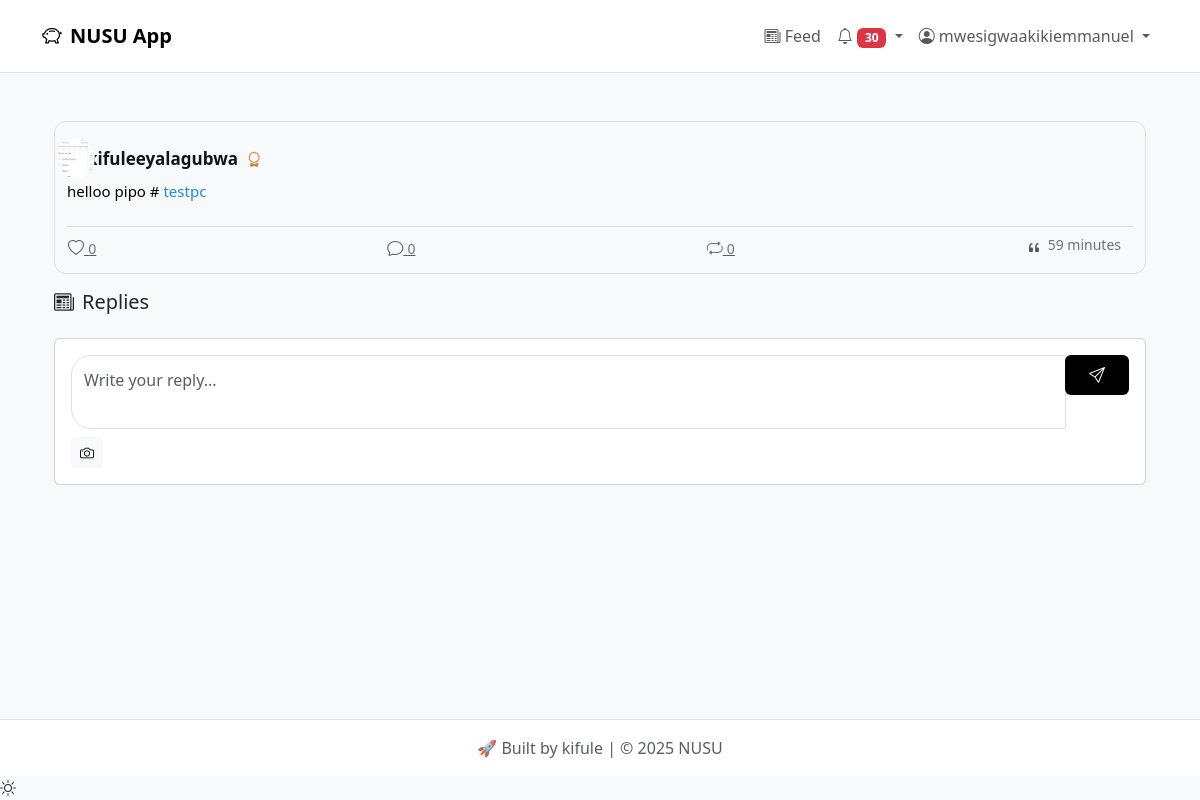
Page /community/tweet/236/ (signed in) on the committed database.
### users/models.py (models this page shows, shortened)
class CustomUser(AbstractUser):
    is_agent = models.BooleanField(default=False)
    is_verified = models.BooleanField(default=False)

class UserProfile(models.Model):
    user = models.OneToOneField(CustomUser, on_delete=models.CASCADE)
    token_balance = models.DecimalField(max_digits=12, decimal_places=2, default=0)
    profile_picture = models.ImageField(
        upload_to='profile_pics/',
        default='profile_pics/default.png'  # Default profile picture
    )
    bio = models.TextField(blank=True)
    website = models.URLField(blank=True)
    location = models.CharField(max_length=100, blank=True)
    followers = models.ManyToManyField('self', symmetrical=False, blank=True, related_name='following')
    verified = models.BooleanField(default=False)
    ugx_balance = models.DecimalField(max_digits=12, decimal_places=2, default=0)
    BADGE_CHOICES = [
        ('none', 'No Badge'),  # Add 'none' as the default option
        ('bronze', 'Bronze Member'),
        ('silver', 'Silver Member'),
        ('gold', 'Gold Member'),
        ('platinum', 'Platinum Admin')
    ]
    badge = models.CharField(max_length=20, choices=BADGE_CHOICES, default='none')
    days_active = models.PositiveIntegerField(default=0)
    days_deposited = models.PositiveIntegerField(default=0)
    def get_badge_icon(self):
        badge_icons = {
            'none': 'bi-award',  # Default icon for no badge
            'bronze': 'bi-award',
            'silver': 'bi-award-fill',
            'gold': 'bi-trophy',
            'platinum': 'bi-patch-check-fill'
        }
        return badge_icons.get(self.badge, 'bi-award')

### community/models.py (models this page shows, shortened)
class Tweet(models.Model):
    user = models.ForeignKey(CustomUser, on_delete=models.CASCADE)
    content = models.TextField(max_length=280)
    image = models.ImageField(upload_to='tweets/images/', blank=True, null=True)
    video = models.FileField(upload_to='tweets/videos/', blank=True, null=True)
    parent = models.ForeignKey('self', null=True, blank=True, on_delete=models.CASCADE, related_name='replies')
    retweet = models.ForeignKey('self', null=True, blank=True, on_delete=models.CASCADE, related_name='retweets')
    quote = models.ForeignKey('self', null=True, blank=True, on_delete=models.CASCADE, related_name='quotes')
    likes = models.ManyToManyField(CustomUser, related_name='liked_tweets', blank=True)
    created_at = models.DateTimeField(auto_now_add=True)
    parent_tweet = models.ForeignKey('self', null=True, on_delete=models.CASCADE, related_name='thread')
    is_thread = models.BooleanField(default=False)
    thread_position = models.PositiveIntegerField(default=0)
    class Meta:
        ordering = ['-created_at']
    def is_retweet(self):
        return self.retweet is not None
    def retweet_count(self):
        return self.retweets.count()
    def get_replies(self):
        return self.replies.all()
    def get_media(self):
        return self.media.all()  # Gets all associated media

### community/views.py (the view)
# urls.py: path('tweet/<int:tweet_id>/', views.tweet_detail, name='tweet_detail'),
@login_required
def tweet_detail(request, tweet_id):
    tweet = get_object_or_404(Tweet, id=tweet_id)
    if request.method == 'POST':
        form = TweetForm(request.POST, request.FILES)
        if form.is_valid():
            reply = form.save(commit=False)
            reply.user = request.user
            reply.parent = tweet
            reply.save()
            return redirect('community:tweet_detail', tweet_id=tweet_id)
    else:
        form = TweetForm()
    replies = tweet.get_replies().order_by('-created_at')
    return render(request, 'community/tweet_detail.html', {
        'tweet': tweet,
        'replies': replies,
        'form': form
    })

### templates/community/tweet_detail.html (shortened to what this page needs)
{% extends 'base.html' %}
{% block content %}
<div class="container">
            {% include 'community/tweet_card.html' with tweet=tweet %}
        <h5 class="mb-3"><i class="bi bi-newspaper me-2"></i>Replies</h5>
    <div class="card mt-4">
        <div class="card-body">
            <form method="post" enctype="multipart/form-data">
                <div class="input-group">
                    <textarea name="content" class="form-control"
                             placeholder="Write your reply..." required></textarea>
                    <div class="input-group-append">
                        <button class="btn btn-dark" type="submit">
                            <i class="bi bi-send"></i>
                        </button>
                    </div>
                </div>
                <div class="mt-2">
                    <label for="media-input" class="btn btn-light btn-sm">
                        <i class="bi bi-camera"></i>
                    </label>
                </div>
            </form>
        </div>
    </div>
</div>
{% endblock %}

### templates/base.html (shortened to what this page needs)
<!DOCTYPE html>
{% load static %}
<html lang="en">
<head>
    <link href="https://cdn.jsdelivr.net/npm/bootstrap@5.3.0/dist/css/bootstrap.min.css" rel="stylesheet">
    <link rel="stylesheet" href="https://cdn.jsdelivr.net/npm/bootstrap-icons@1.11.0/font/bootstrap-icons.css">
    <link rel="stylesheet" href="{% static 'css/style.css' %}">
    <link rel="stylesheet" href="{% static 'css/print.css' %}" media="print">
</head>
<body class="bg-light d-flex flex-column min-vh-100" data-authenticated="{% if user.is_authenticated %}True{% else %}False{% endif %}">
    <header class="border-bottom">
        <nav class="navbar navbar-expand-lg navbar-light bg-white py-3">
            <div class="container">
                <a class="navbar-brand fw-bold" href="{% url 'home' %}">
                    <i class="bi bi-piggy-bank me-2"></i>NUSU App
                </a>
                <div class="collapse navbar-collapse" id="mainNav">
                    <div class="navbar-nav ms-auto">
                        <a class="nav-link" href="{% url 'community:feed' %}">
                            <i class="bi bi-newspaper"></i> Feed
                        </a>
                        {% if user.is_authenticated %}
                            <div class="nav-item dropdown">
                                <a class="nav-link dropdown-toggle" href="#" role="button"
                                   data-bs-toggle="dropdown" aria-expanded="false">
                                    <i class="bi bi-bell"></i>
                                    {% if unread_notifications_count > 0 %}
                                    <span class="badge bg-danger">{{ unread_notifications_count }}</span>
                                    {% endif %}
                                </a>
                            </div>
                            <div class="nav-item dropdown">
                                <a class="nav-link dropdown-toggle" href="#" role="button"
                                   data-bs-toggle="dropdown" aria-expanded="false">
                                    <i class="bi bi-person-circle"></i> {{ user.username }}
                                </a>
                            </div>
                        {% endif %}
                    </div>
                </div>
            </div>
        </nav>
    </header>
    <main class="container mt-5 flex-grow-1">
      <div id="toastContainer" class="toast-container position-fixed bottom-0 end-0 p-3"></div>
        {% block content %}{% endblock %}
    </main>
    <footer class="bg-white border-top py-3 mt-auto">
        <div class="container text-center text-muted">
            <p class="mb-0">🚀 Built by kifule | © 2025 NUSU</p>
        </div>
    </footer>
    <div class="theme-toggle">
      <i id="theme-icon" class="bi bi-sun"></i>
    </div>
</body>
</html>

### templates/community/tweet_card.html (shortened to what this page needs)
{% load static %}
{% load community_tags %}
<div class="tweet-card">
    <div class="tweet-main">
        <a href="{% url 'users:user_profile' tweet.user.username %}" class="profile-section">
            <div class="profile-pic">
                {% if tweet.user.userprofile.profile_picture %}
                <img src="{{ tweet.user.userprofile.profile_picture.url }}" alt="{{ tweet.user.username }}">
                {% else %}
                <div class="profile-pic-placeholder"></div>
                {% endif %}
            </div>
        </a>
        <div class="content-section">
            <div class="user-meta">
                <a href="{% url 'users:user_profile' tweet.user.username %}" class="username">
                    {{ tweet.user.username }}
                    {% if tweet.user.userprofile.badge != 'none' %}
                    <span class="badge-icon {{ tweet.user.userprofile.badge }}">
                        <i class="bi {{ tweet.user.userprofile.get_badge_icon }}"></i>
                    </span>
                    {% endif %}
                </a>
            </div>
            <div class="tweet-body">
                {% if tweet.retweet %}
                    <div class="retweet-content">
                        <p class="mb-0 tweet-content">
                            {% for word in tweet.retweet.content.split %}
                                {% if word|starts_with:"@" %}
                                    <a href="{% url 'users:user_profile' word|slice:'1:' %}"
                                       class="text-primary mention-link">{{ word }}</a>
                                {% elif word|starts_with:"#" %}
                                    <a href="{% url 'community:search' %}?q=%23{{ word|slice:'1:' }}"
                                       class="text-info hashtag-link">{{ word }}</a>
                                {% elif word|starts_with:"$" %}
                                    <a href="{% url 'community:search' %}?q=%24{{ word|slice:'1:' }}"
                                       class="text-success stock-link">{{ word }}</a>
                                {% else %}
                                    {{ word }}
                                {% endif %}
                            {% endfor %}
                        </p>
                        <div class="media-grid">
                            {% for media in tweet.retweet.get_media %}
                                {% if media.is_image %}
                                <img src="{{ media.file.url }}" class="media-item">
                                {% else %}
                                <video controls class="media-item">
                                    <source src="{{ media.file.url }}">
                                </video>
                                {% endif %}
                            {% endfor %}
                        </div>
                    </div>
                {% else %}
                    <div class="original-content">
                        <a href="{% if tweet.is_thread %}{% url 'community:thread_detail' tweet.id %}{% else %}{% url 'community:tweet_detail' tweet.id %}{% endif %}">
                            <p class="mb-0 tweet-content">
                              {% for word in tweet.content.split %}
                                  {% if word|starts_with:"@" %}
                                      <span class="text-special">{{ word|slice:":1" }}</span>
                                      <a href="{% url 'users:user_profile' word|slice:'1:' %}"
                                         class="mention-link">{{ word|slice:"1:" }}</a>
                                  {% elif word|starts_with:"#" %}
                                      <span class="text-special">{{ word|slice:":1" }}</span>
                                      <a href="{% url 'community:search' %}?q=%23{{ word|slice:'1:' }}"
                                         class="hashtag-link">{{ word|slice:"1:" }}</a>
                                  {% elif word|starts_with:"$" %}
                                      <span class="text-special">{{ word|slice:":1" }}</span>
                                      <a href="{% url 'community:search' %}?q=%24{{ word|slice:'1:' }}"
                                         class="stock-link">{{ word|slice:"1:" }}</a>
                                  {% else %}
                                      <span class="text-special">{{ word }}</span>
                                  {% endif %}
                              {% endfor %}
                          </p>
                        </a>
                    </div>
                {% endif %}
            </div>
            <div class="tweet-actions border-top pt-2 mt-2" data-time="{{ tweet.created_at|time_short }}">
                <div class="d-flex justify-content-between align-items-center">
                    <button class="btn btn-link text-muted p-0 like-btn" data-tweet-id="{{ tweet.id }}">
                        <i class="bi bi-heart{% if request.user in tweet.likes.all %}-fill text-danger{% endif %}"></i>
                        <span class="count">{{ tweet.likes.count }}</span>
                    </button>
                    <a href="{% url 'community:reply_tweet' tweet.id %}" class="btn btn-link text-muted p-0">
                        <i class="bi bi-chat"></i>
                        <span class="count">{{ tweet.replies.count }}</span>
                    </a>
                    <button class="btn btn-link text-muted p-0 retweet-btn" data-tweet-id="{{ tweet.id }}">
                        <i class="bi bi-repeat{% if tweet|is_retweeted_by:request.user %}-fill text-success{% endif %}"></i>
                        <span class="count">{{ tweet.retweet_count }}</span>
                    </button>
                    <a href="{% url 'community:quote_retweet' tweet.id %}" class="btn btn-link text-muted p-0">
                        <i class="bi bi-quote"></i>
                    </a>
                </div>
            </div>
        </div>
    </div>
</div>

### rows in the picture
CustomUser: username "mwesigwaakikiemmanuel"
Tweet: user.userprofile.profile_picture (placeholder picture), user.username "kifuleeyalagubwa", likes.count "0", replies.count "0", retweet_count "0"

### other values in the picture
{{ unread_notifications_count }} "30"
{{ word }} "helloo" "pipo"
{{ word|slice:":1" }} "#"
{{ word|slice:"1:" }} "testpc"
